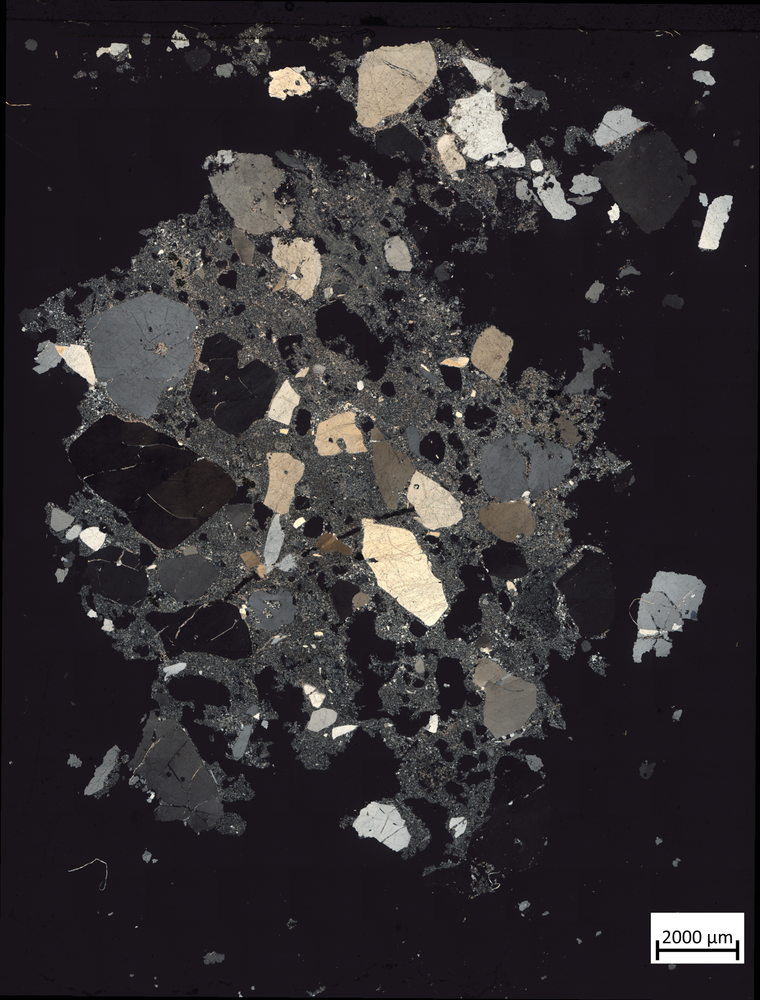
//> input picture examples/06_OOPII/opencv/images/Q001792_002-5x-xpol-preview.png, 760 x 1000 px
$ ./main   (built with g++ and OpenCV 4)
//> lines starting //> are read from the running program, lines starting //| are printed output that depends on the picture; after the words box and inside, x2 and y2 are one past the last pixel; in counts of white or black regions, pixels touching at a corner belong together
// Beispielprogramm zur Bildsegmentierung mit OpenCV
// Kompilieren mit:
// g++ main.cpp -o demo `pkg-config --cflags --libs opencv4`

#include <opencv2/opencv.hpp>
#include <iostream>

int main() {
    // Bild laden (graustufen ist für Canny sinnvoll)
    cv::Mat img = cv::imread("./images/Q001792_002-5x-xpol-preview.png", cv::IMREAD_GRAYSCALE);
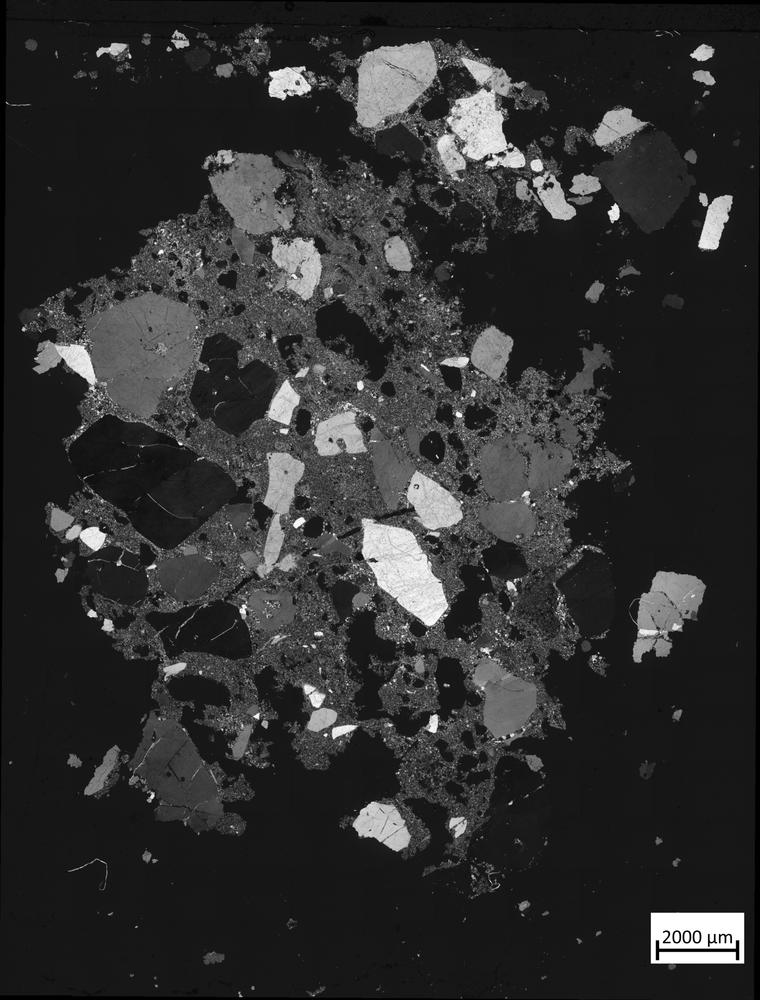
//> img: 1000 rows x 760 cols, CV_8UC1; min 0, max 255, mean 48.1

    if (img.empty()) {
        std::cerr << "Bild konnte nicht geladen werden!" << std::endl;
        return -1;
    }

    if (img.empty()) return -1;

    cv::Mat segmented;

    // Einfache Schwellenwertsegmentierung
    // Pixelwerte über 120 werden auf 255 gesetzt, andere auf 0
    //             Input, Output, Schwellenwert, Maximalwert, Typ
    cv::threshold(img, segmented, 120, 255, cv::THRESH_BINARY);
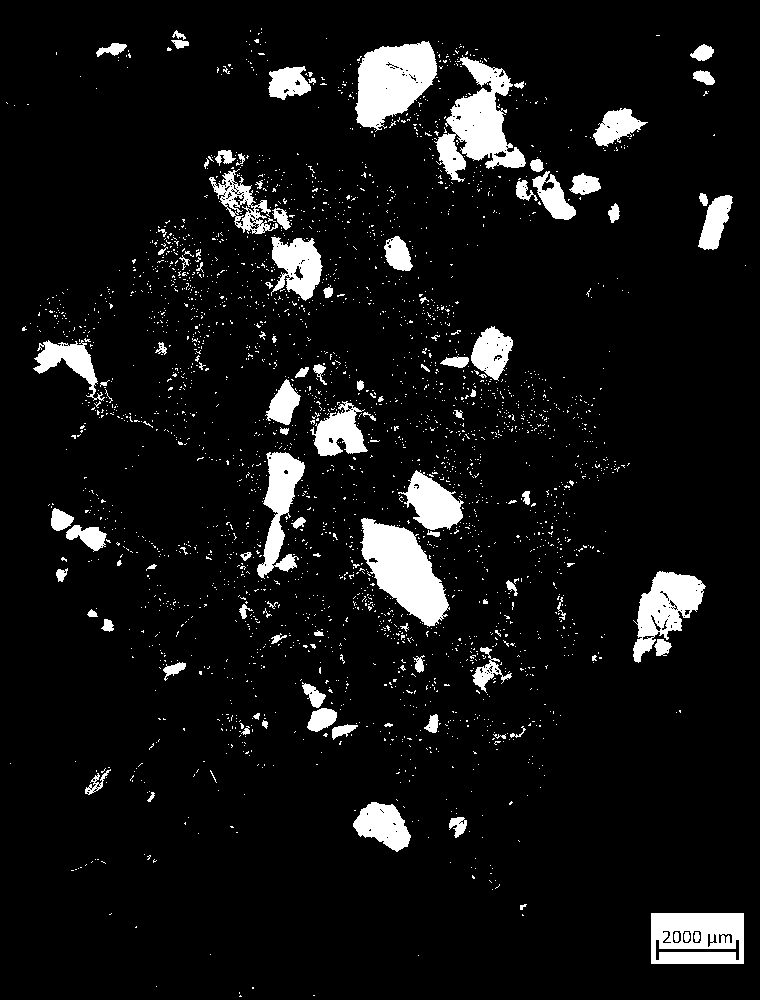
//> segmented: 1000 rows x 760 cols, CV_8UC1; 7.7% white; 2839 white regions (2732 under 20 px), largest, box (x1, y1, x2, y2) and area: (360, 518, 450, 627) 5239, (434, 55, 526, 182) 5064, (355, 41, 437, 132) 4881

    cv::imshow("Original", img);
    cv::imshow("Segmentiert", segmented);
    cv::waitKey(0);
    return 0;
}

// Weitere Informationen zu OpenCV und Bildverarbeitung:
// - OpenCV Dokumentation: https://docs.opencv.org/4.x/
// - Tutorials zu Bildverarbeitung: https://learnopencv.com/getting-started-with-opencv/

$ run again, with examples/06_OOPII/opencv/images/Q001793_002-5x-xpol-preview.png copied over examples/06_OOPII/opencv/images/Q001792_002-5x-xpol-preview.png
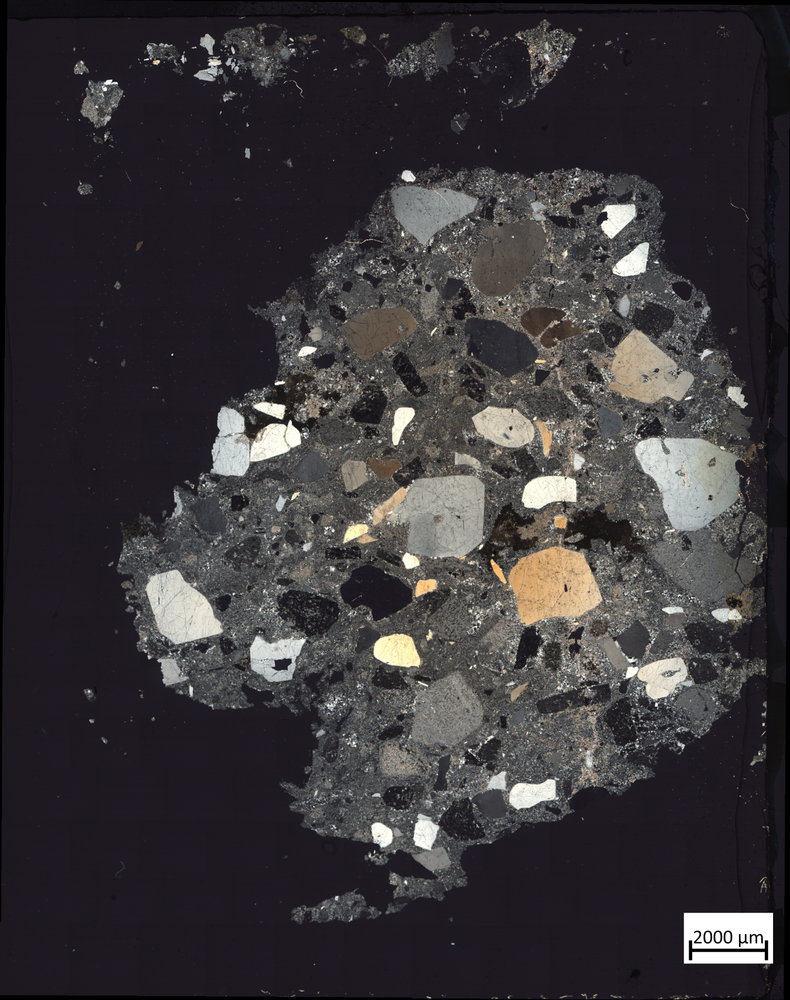
//> input picture examples/06_OOPII/opencv/images/Q001793_002-5x-xpol-preview.png, 790 x 1000 px
//> `cv::threshold(img, segmented, 120, 255, cv::THRESH_BINARY);`:
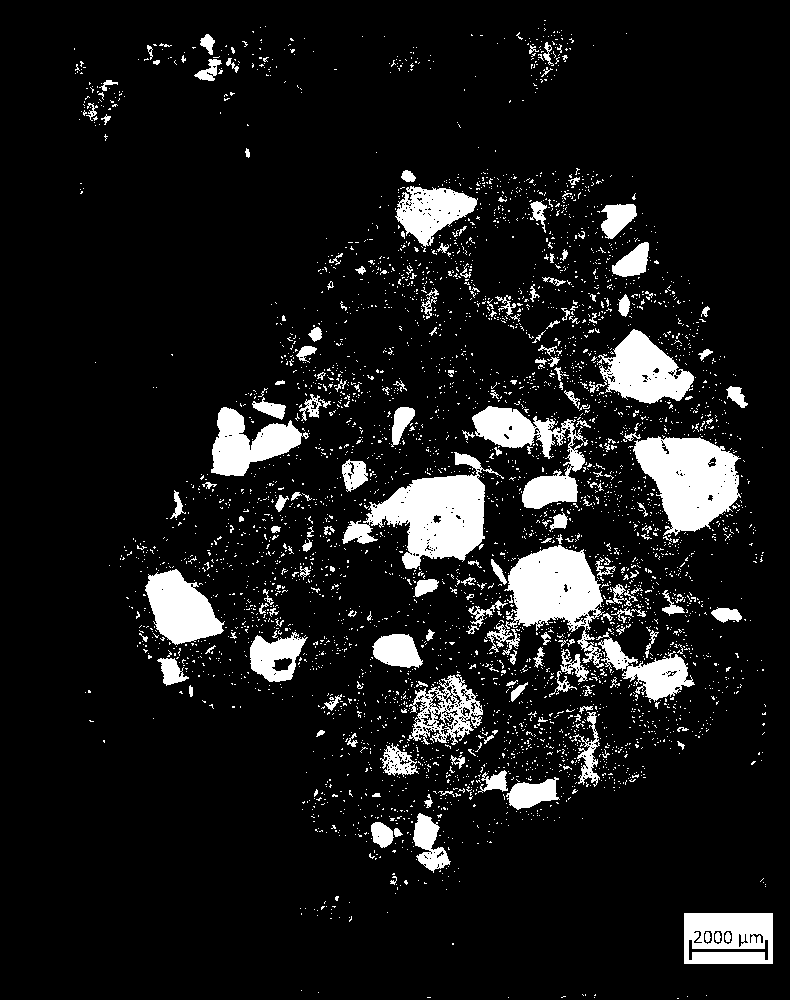
//> segmented: 1000 rows x 790 cols, CV_8UC1; 10.2% white; 4135 white regions (3933 under 20 px), largest, box (x1, y1, x2, y2) and area: (342, 452, 504, 569) 7815, (633, 436, 741, 536) 6875, (504, 545, 605, 668) 6179
